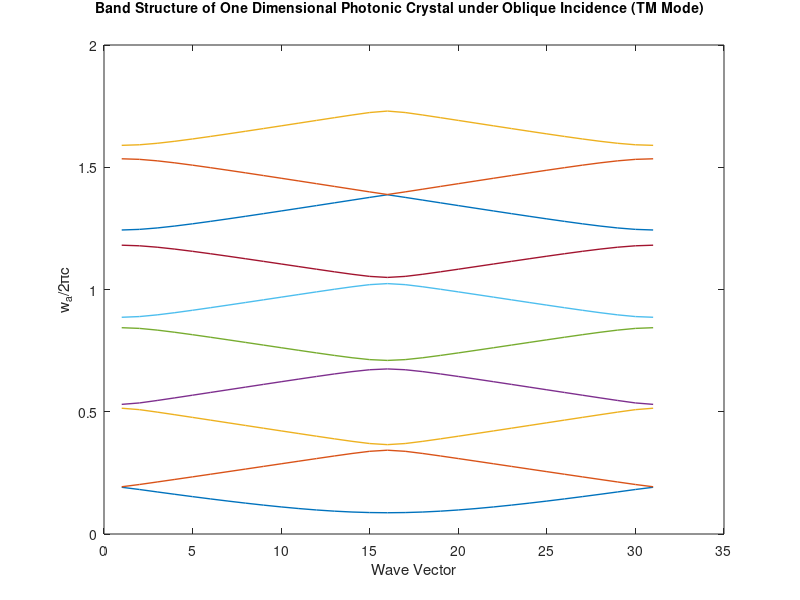

Recreate this plot in MATLAB.
clear all
warning off 
%The dielectric constants of the Composition 
epsa=8.8;           % AlGaN
epsb=1.46^2; 
epsc=9.7;           % GaN
a=0.75;
a1=a; 
b1=2*pi/a;  
ra=0.4;  
rb=0.05;
rc=0.25/2;
n=input('Input N = ');
NumberofPW=(2*n+1); 
count=1; 
G=(-n:n).*b1; 
r=(-n:n); 
N=4*n+1; 
mb=round(N*rb/a); 
mc=round(N*rc/a); 
ma=N-2*mc-2*mb; 

eps1=[epsc*ones(mc,1);epsb*ones(mb,1); 
   epsa*ones(ma,1);epsb*ones(mb,1);
   epsc*ones(mc,1)]; 
eps20=real(fftshift(fft(eps1)./N)); 

for x=1:NumberofPW, 
  	for y=x:NumberofPW, 
        b=r(x)-r(y)+2*n+1; 
        eps2(x,y)=eps20(b); 
        eps2(y,x)=eps2(x,y);    
   end 
end 
ky=0.5*pi/a; 
k0=(-pi/a:2*pi/a/30:pi/a)+i*ky;  
eps2=inv(eps2); 
counter=1; 

for ii=1:length(k0), 
   k=k0(ii); 
 
	M=(real(k+G.')*real(k+G)+imag(k+G.')*imag(k+G)).*eps2; 
	E=sort(abs(eig(M))); 
	freq(:,counter)=sqrt(abs(E(1:10))).*a./2./pi; 
	display(sprintf('calculation of k=%f is finished',k)); 
	counter=counter+1; 
end 
tmpx=1:length(k0); 
plot(tmpx,freq,'linewidth',1) 
xlabel('Wave Vector') 
ylabel('w_{a}/2\pic') 

% Add title to the Overall Plot
ha = axes ('Position',[0 0 1 1],'Xlim',[0 1],'Ylim',[0 1],'Box','off','Visible','off','Units','normalized', 'clipping' , 'off');
text (0.5, 1,'\bf Band Structure of One Dimensional Photonic Crystal under Oblique Incidence (TM Mode) ','HorizontalAlignment','center','VerticalAlignment', 'top')